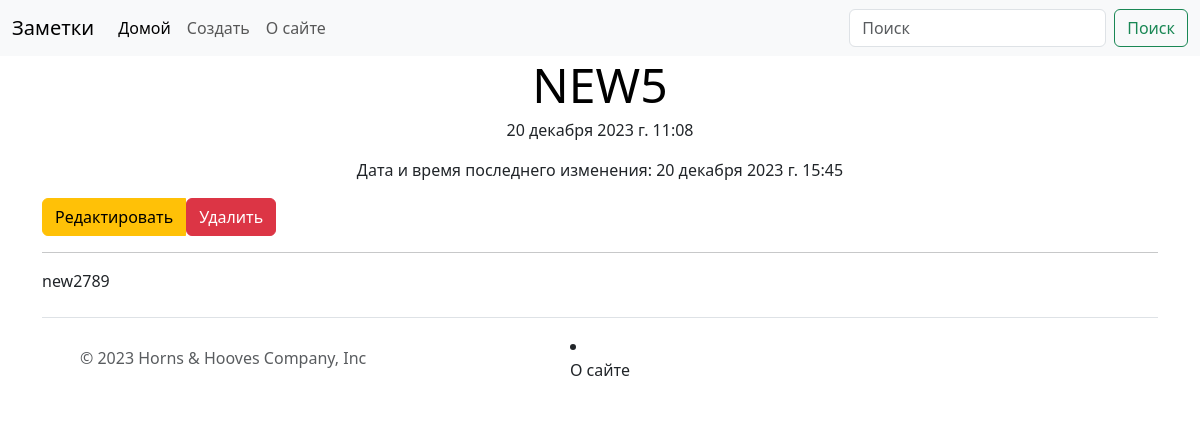
Screenshot of /post/e0c9bdc5cca3459b8781fb6f65943a2c with the database file from the repository.
### posts/models.py (models this page shows)
class Note(models.Model):
    uuid = models.UUIDField(primary_key=True, default=uuid.uuid4, editable=False)
    title = models.CharField(max_length=255)
    content = models.TextField()
    created_at = models.DateTimeField(auto_now_add=True)
    mod_time = models.DateTimeField(null=True, blank=True)

### posts/views.py (the view)
# urls.py: path("post/<note_uuid>", show_note_view, name="show-note"),
def show_note_view(request: WSGIRequest, note_uuid):
    try:
        note = Note.objects.get(uuid=note_uuid)
    except Note.DoesNotExist:
        raise Http404
    return render(request, "note.html", {"note": note})

### templates/note.html (shortened to what this page needs)
{% extends 'base.html' %}
{% block content %}
    <div class="container">
        <div class="text-center">
            <h2 class="display-5 link-body-emphasis mb-1">{{ note.title | upper }}</h2>
            <p class="blog-post-meta">{{ note.created_at }}</p>
            <p class="blog-post-meta">Дата и время последнего изменения: {{ note.mod_time }}</p>
        </div>
        <div class="btn-group" role="group" aria-label="Basic mixed styles example">
            <a href="{% url 'edit-note' note.uuid %}" class="btn btn-warning">Редактировать</a>
            <form action="{% url 'delete-note' note.uuid %}" method="post">
                <button type="submit" class="btn btn-danger">Удалить</button>
            </form>
        </div>
        <hr>
        <div>{{ note.content | safe | linebreaks }}</div>
    </div>
{% endblock %}

### templates/base.html (shortened to what this page needs)
<!DOCTYPE html>
<html lang="en">
<head>
    <link href="https://cdn.jsdelivr.net/npm/bootstrap@5.3.2/dist/css/bootstrap.min.css" rel="stylesheet">
</head>
<body>
    <div>
        {% include 'menu.html' %}
    </div>
    <div>
        {% block content %}{% endblock %}
    </div>
    <div>
        {% include 'footer.html' %}
    </div>
</body>
</html>

### templates/menu.html (shortened to what this page needs)
<nav class="navbar navbar-expand-lg bg-body-tertiary">
  <div class="container-fluid">
    <a class="navbar-brand" href="/">Заметки</a>
    <div class="collapse navbar-collapse" id="navbarSupportedContent">
      <ul class="navbar-nav me-auto mb-2 mb-lg-0">
        <li class="nav-item">
          <a class="nav-link active" aria-current="page" href="{% url 'home' %}">Домой</a>
        </li>
        <li class="nav-item">
          <a class="nav-link" href="{% url 'create-note' %}">Создать</a>
        </li>
        <li class="nav-item">
          <a class="nav-link" href="{% url 'about_us' %}">О сайте</a>
        </li>
      </ul>
      <form class="d-flex" role="search" action="/">
        <input class="form-control me-2" type="text" placeholder="Поиск" aria-label="Поиск">
        <button class="btn btn-outline-success" type="submit">Поиск</button>
      </form>
    </div>
  </div>
</nav>

### templates/footer.html
<div class="container">
  <footer class="d-flex flex-wrap justify-content-between align-items-center py-3 my-4 border-top">
    <div class="col-md-4 d-flex align-items-center">
      <a href="/" class="mb-3 me-2 mb-md-0 text-body-secondary text-decoration-none lh-1">
        <svg class="bi" width="30" height="24"><use xlink:href="#bootstrap"></use></svg>
      </a>
      <span class="mb-3 mb-md-0 text-body-secondary">© 2023 Horns & Hooves Company, Inc</span>
    </div>
      <li class="nav-item">
          <a class="nav-link" href="{% url 'about_us' %}">О сайте</a>
      </li>
    <ul class="nav col-md-4 justify-content-end list-unstyled d-flex">
      <li class="ms-3"><a class="text-body-secondary" href="#"><svg class="bi" width="24" height="24"><use xlink:href="#twitter"></use></svg></a></li>
      <li class="ms-3"><a class="text-body-secondary" href="#"><svg class="bi" width="24" height="24"><use xlink:href="#instagram"></use></svg></a></li>
      <li class="ms-3"><a class="text-body-secondary" href="#"><svg class="bi" width="24" height="24"><use xlink:href="#facebook"></use></svg></a></li>
    </ul>
  </footer>
</div>

### rows the page displays
Note: title "NEW5", created_at "20 декабря 2023 г. 11:08", mod_time "20 декабря 2023 г. 15:45", content "new2789"
